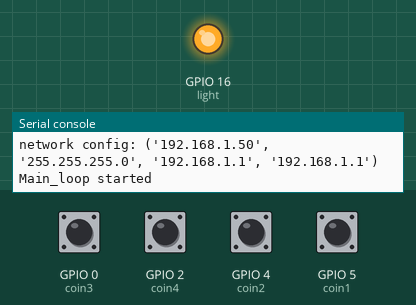
This program was run on a simulated ESP8266 board running MicroPython. Parts: output pins drawn as LEDs (lit = HIGH), the last lines printed to the serial console. The inputs (shaded band) are chosen by the test bench; at power-on: GPIO 0 (coin3), GPIO 2 (coin4), GPIO 4 (coin2), GPIO 5 (coin1) HIGH. WiFi joins after 1.5 s; web requests get an empty 200 reply after 0.4 s.

Above: at 2.7 s.
2.8 s: GPIO 0 (coin3) pulled LOW for 0.15 s
At 3.15 s:
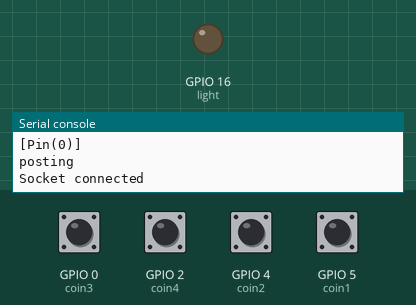
4.4 s: GPIO 0 (coin3) pulsed LOW 5 times (0.12 s each, 0.3 s apart)
At 7.6 s:
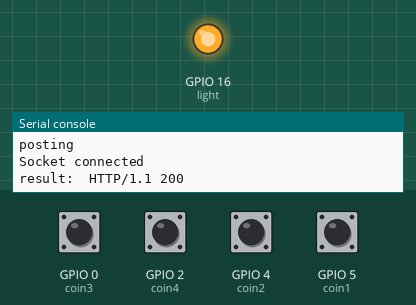
Timing chart, 0 to 9.1 s (numbered marks = the images above; inputs shaded):
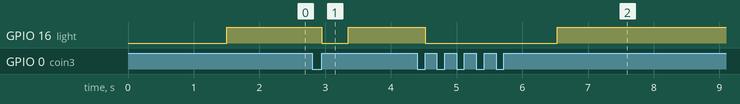

Measured:
- after the input at 2.8 s, GPIO 16 (light): HIGH → LOW after 0.15 s, → HIGH 0.40 s later
- after the input at 4.4 s, GPIO 16 (light): HIGH → LOW after 0.12 s, → HIGH 2.0 s later

The program:

boot-before-optimizations-still-no-debounce.py
```python
# This file is executed on every boot (including wake-boot from deepsleep)


#### Major things to fix:


# Post_to_cloud recursion limit can be hit. We need a number of tries, or a new

# approach to retries <- This is crudely fixed, but you will lose data if limit

# is hit.


# Switches bounce when testing with a wire. In-machine, the optocoupler helps,

# but there is either A) Still some bounce or B) Something in code that looks

# like bounce. (I'm 99.9% sure it's actual bounce, but I'm open to anything)


# Garbage collection


import gc

import micropython

import machine

import time

import socket

import network

import ubinascii


#int_counter = 0

flag_queue = []

#pin_flag = None

light = None

uid = None

p = None

gc.collect()

pin_num = None

addr = None

host = None

path = None

state = None

int_retries = 0


# This is for the web based python console. I figure we don't need this right now

# but it might be helpful later once we get the wifi going and aren't hooked up to

# a computer.


import webrepl

webrepl.start()


# Now let's mess with networking. The ESP8266 actually has two interfaces: one that

# can act as an AP and another that can connect to an existing network. I /think/ they

# both can stay on.


# The challenge here will be coming up with a way to automatically do this. Maybe we

# need to add bluetooth or something so that you can set this up from a phone? We

# certainly can't expect people to edit this file.


def do_connect():

    #import network

    global uid

    sta_if = network.WLAN(network.STA_IF)

    if not sta_if.isconnected():

        print('Connecting to network...')

        sta_if.active(True)

        sta_if.connect('Railroad', '4029816110')

        while not sta_if.isconnected():

            pass

    print('network config:', sta_if.ifconfig())

    mac = ubinascii.hexlify(sta_if.config('mac'),':').decode()

    uid = mac.replace(":", "")


# Now we'll call that method.

print("After do_connect defined")

do_connect()


def setup_http():

    global addr

    try:

        addr = socket.getaddrinfo('http://data.sparkfun.com/', 80)[0][-1]

    except OSError:

        print("Couldn't resolve address. Hardcoding...")

        addr = '54.86.132.254', 80


setup_http()


# We need this in case there is a problem in the interrupt handler, otherwise we won't

# see any exceptions. More info here:

# http://docs.micropython.org/en/latest/pyboard/reference/isr_rules.html#micropython-issues


micropython.alloc_emergency_exception_buf(100)


# We can keep this in the final version if we want, and have a single LED to indicate

# switch activity (or, more importantly, the fact that we caught the activity)


# The ESP8266 has an LED on it at GPIO 16 (D0). We can probably just use that.


light = machine.Pin(16, machine.Pin.OUT)


# This method is called by the main loop and handles sending the information to the cloud.

# See the notes for changes that need to be made to make it more elegant/robust.


# Assuming this can take longer than the the loop speed of the main loop and that multiple

# switch events could happen quickly, should we set up a queue? Or would python already

# queue up the calls to this method?


def post_to_cloud(p):

    global uid

    global pin_num

    global addr

    global host

    global path

    global int_retries

    pin_num = str(p)

    print("posting")

    #todo Need to redo this so that it a) retries on fail and b) doesn't resolve the host address each time

    url = 'http://data.sparkfun.com/input/RMxK6xlqr8CbmMnQAnoJ?private_key=lzEe5EopAVcYAVvWEv7N&id=%s&pin=%s' % (uid, pin_num[4])

    _, _, host, path = url.split('/', 3)

    try:

        so = socket.socket()

        so.connect(addr)

        print("Socket connected")

        so.send(bytes('GET /%s HTTP/1.0\r\nHost: %s\r\n\r\n' % (path, host), 'utf8'))

        data = so.recv(12)

        so.close()

        if data:

            result = data.decode("utf-8")

            print("result: ", result) #[-9:])

            if result[-3:] == "503" or result[-3:] == "502":

                if int_retries < 10:

                    print("Retrying...")

                    int_retries += 1

                    post_to_cloud(pin_num)

            data = None

            result = None

    except OSError:

        print("Something went wrong posting")

    int_retries = 0


# This is our interrupt handler, also called an Interrupt Service Routine (ISR). It's called

# when an interrupt happens. The interrupt passes the GPIO pin number to this method, and we

# use that to set a var that the main loop looks for. When the main loop sees that var, it

# takes over the processing.


def irq_handler(p):

    global flag_queue

    global state

    # state = machine.disable_irq()

    print("irq in")

    #global int_counter

    #global pin_flag

    if not len(flag_queue)==4:

        flag_queue.insert(0, p)

    else:

        print("ignoring")

    #pin_flag = p

    print("irq out")

    #time.sleep_ms(1000)

    #machine.enable_irq(state) # disable works, but this crashes


# This is the main loop. Things happen here.


def main_loop(**kwargs):

    #global pin_flag

    global flag_queue

    global state

    print("Main_loop started")


# Assigning names to each GPIO used for coin switch interrupts. These pins are hooked directly

# to the transistors on the MC board.


    coin1 = machine.Pin(5, machine.Pin.IN, machine.Pin.PULL_UP) #Left

    coin2 = machine.Pin(4, machine.Pin.IN, machine.Pin.PULL_UP)

    coin3 = machine.Pin(0, machine.Pin.IN, machine.Pin.PULL_UP) #Center

    coin4 = machine.Pin(2, machine.Pin.IN, machine.Pin.PULL_UP)


# These are our interrupts. They're set up to watch for the GPIO to rise from low to high

# and has the int_handler method as the callback. These are super sensitive, so we may need

# to add code or hardware to debounce.


    coin1.irq(trigger=coin1.IRQ_RISING, handler=irq_handler)

    coin2.irq(trigger=coin2.IRQ_RISING, handler=irq_handler)

    coin3.irq(trigger=coin3.IRQ_RISING, handler=irq_handler)

    coin4.irq(trigger=coin4.IRQ_RISING, handler=irq_handler)


    while True:

        light.high() # Resets LED

        if flag_queue:

            # state = machine.disable_irq()

            #time.sleep_ms(50)

            #machine.enable_irq(state)

            #print("flag in")

            light.low() # Indicates activity for one loop.


            print(flag_queue)

            post_to_cloud(flag_queue.pop())

            #post_to_cloud(pin_flag)

            #pin_flag = None

            #print("flag OUT")

        #time.sleep(0.1)


main_loop()


# Almost all of this should be moved to main.py at some point. This file is just to set up

# all the system stuff.
```
